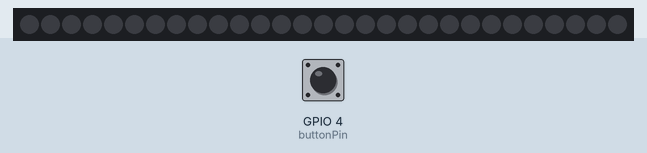
Simulated run of this sketch. Board: ESP32. Shown: 29 RGB LEDs in strip order, left to right. The inputs (shaded band) are chosen by the test bench; at power-on: GPIO 4 (buttonPin) HIGH.

Above: at 6.6 s.
6.7 s: GPIO 4 (buttonPin) pulled LOW for 3 s
At 9.28 s:
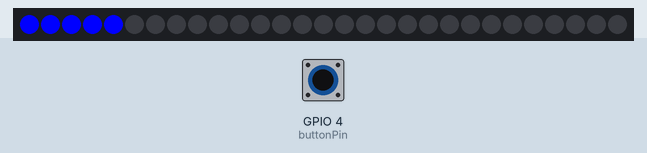
11.2 s: GPIO 4 (buttonPin) pulled LOW for 3 s
15.7 s: GPIO 4 (buttonPin) pulled LOW for 3 s
At 20.54 s:
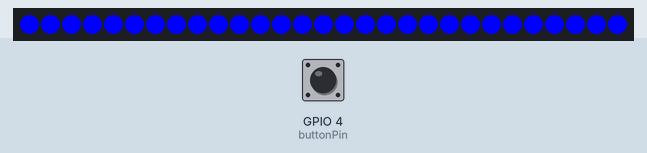
Timing chart, 0 to 22.0 s (numbered marks = the images above; inputs shaded):
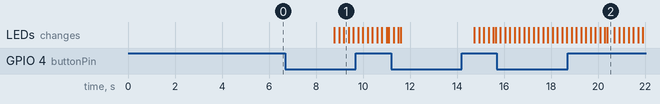

The sketch:

neopixel-increment-decrement.ino
```cpp
// SKILLS DEV 3
// This #include statement was automatically added by the Particle IDE.
#include <neopixel.h>

#define PIXEL_PIN A5   // IMPORTANT: Set pixel COUNT, PIN and TYPE
#define PIXEL_COUNT 29
#define PIXEL_TYPE WS2812

Adafruit_NeoPixel strip = Adafruit_NeoPixel(PIXEL_COUNT, PIXEL_PIN, PIXEL_TYPE);

int neoPixel = A5;
int buttonPin = D3;


void setup() {

    pinMode( buttonPin, INPUT_PULLUP);
    pinMode( neoPixel, OUTPUT );

    strip.begin();
    strip.show();
    strip.numPixels();
}

void loop() {

int buttonState = digitalRead( buttonPin );
    uint16_t i;
    uint32_t c = strip.Color(0, 0, 255);
    uint32_t a = strip.Color(0, 0, 0);

 if( buttonState == LOW )
 {
    digitalWrite( neoPixel, HIGH);

    for(i=0; i < strip.numPixels(); ++i)
    {
        strip.setPixelColor(i, c );
		    strip.show();
		    delay( 100 );

    }
    }else if(buttonState == HIGH)
    {

    for(i=0; i < strip.numPixels(); ++i) {
        strip.setPixelColor((29-i), a );
		    strip.show();
		    delay( 100 );
    }

}
}
```

Measured:
- after the input at 6.7 s, the LEDs: first change after 2.1 s (image 1 shows a later state)
